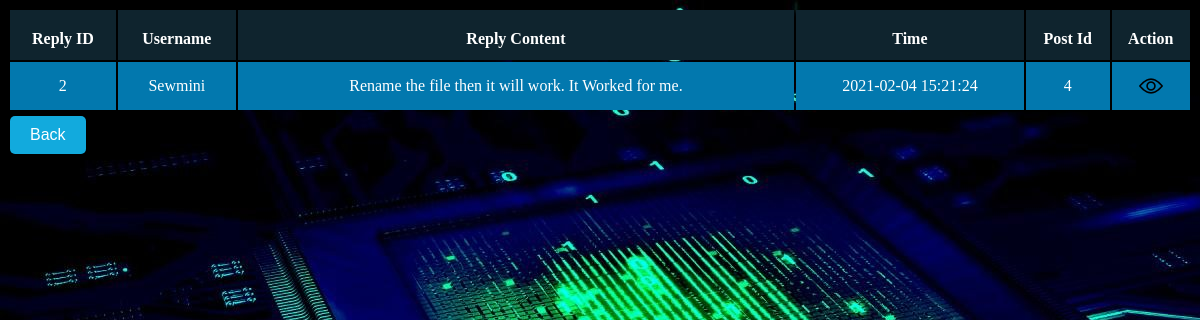
/forum/replies.php?post_id=4 (signed in), run on the app's committed database.
### tables this page shows
CREATE TABLE IF NOT EXISTS `reply` (
  `reply_id` int(11) NOT NULL AUTO_INCREMENT,
  `reply_owner` varchar(150) NOT NULL,
  `reply_text` text NOT NULL,
  `reply_create_time` timestamp NOT NULL DEFAULT CURRENT_TIMESTAMP,
  `post_id` int(11) NOT NULL,
  PRIMARY KEY (`reply_id`),
  KEY `FOREIGN` (`post_id`)
);

### forum/replies.php (the view, shortened to what this page needs)
<?php
include_once '../dashboard/connect.php';
    $sql = "SELECT * FROM reply WHERE post_id = '" . $_GET['post_id'] . "'";
    $result=mysqli_query($conn,$sql);
?>
<html>
    <head>
        <link rel="stylesheet" type="text/css" href="forum.css">
    </head>
    <body>
        <?php
        if (mysqli_num_rows($result) > 0) {
        ?>
        <table class="tables">
        <tr>
            <th>Reply ID</th>
            <th>Username</th>
            <th>Reply Content</th>
            <th>Time</th>
            <th>Post Id</th>
            <th>Action</th>
        </tr>
        <?php
        while($row = mysqli_fetch_array($result)) {
        ?>
        <tr>
            <td><?php echo $row["reply_id"]; ?></td>
            <td><?php echo $row["reply_owner"]; ?></td>
            <td><?php echo $row["reply_text"]; ?></td>
            <td><?php echo $row["reply_create_time"]; ?></td>
            <td><?php echo $row["post_id"]; ?></td>
            <td>
            <?php echo "<a href='viewreply.php?reply_id=". $row['reply_id'] ."' title='View Reply'><img src='view.png'></a>"; ?>
            </td>
        </tr>
        <?php
        }
        ?>
        </table>
        <?php
        }
        else{
        ?>
        <p>No replies to show</p>
        <?php
        }
        ?>
            <a href="discussion.php"><button class="detail" >Back</button></a><br ><br >
    </body>
</html>

### forum/forum.css (style rules this page uses)
body { background-image: url('../home/images/bg3.jpg'); }
button { border: none; border-radius: 5px; background-color: rgb(18, 170, 221); font-size: 16px; margin: 4px 2px; cursor: pointer; text-align: center; padding: 10px 20px; color: white; }
.tables { color: white; width: 100%; }
.tables tr td { padding-top: 12px; padding-bottom: 12px; text-align: center; background-color:#0278ae; }
.tables tr th { padding-top: 20px; padding-bottom: 12px; text-align: center; background-color:#0f242e; }

### data on the page
reply: reply_id "2", reply_owner "Sewmini", reply_text "Rename the file then it will work. It Worked for me.", reply_create_time "2021-02-04 15:21:24", post "4"
